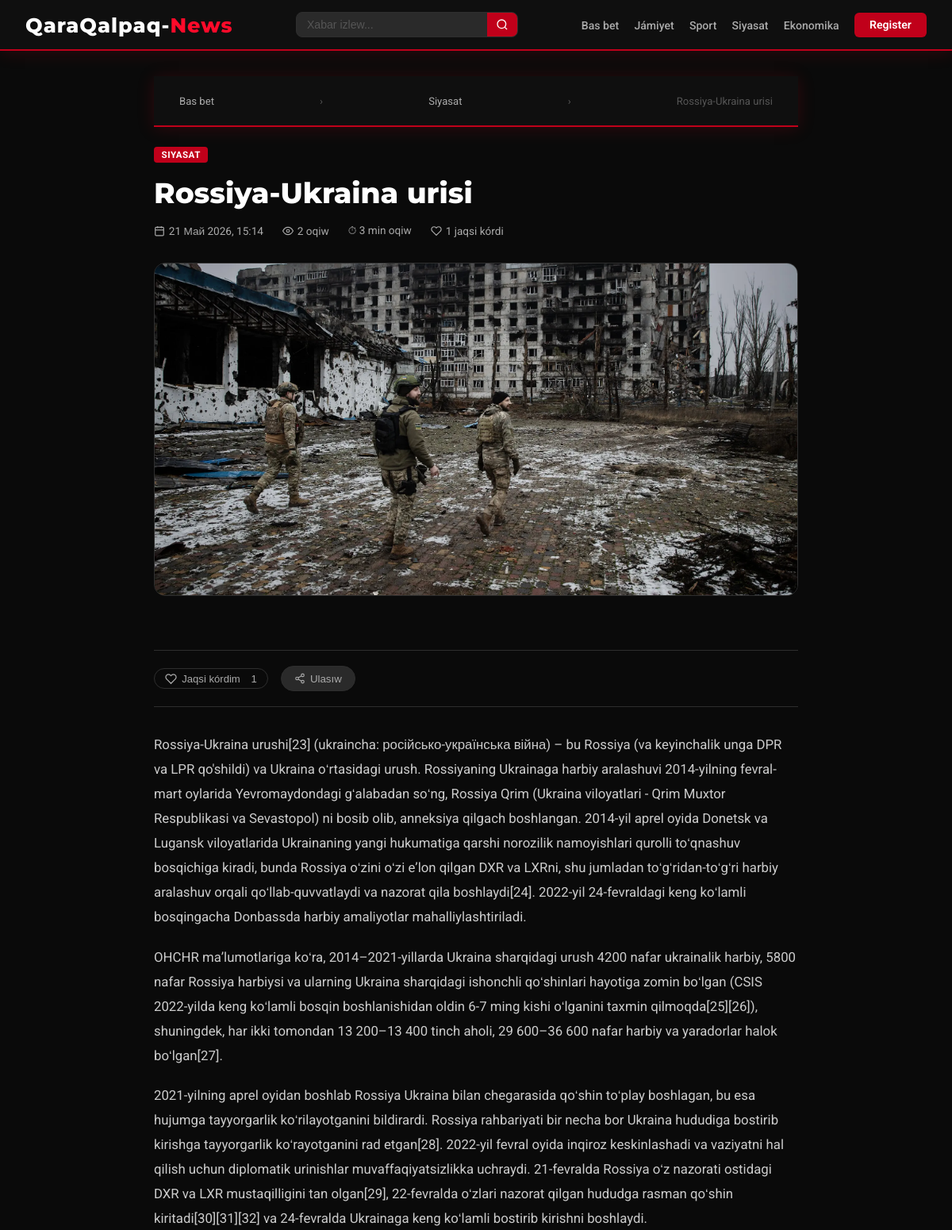
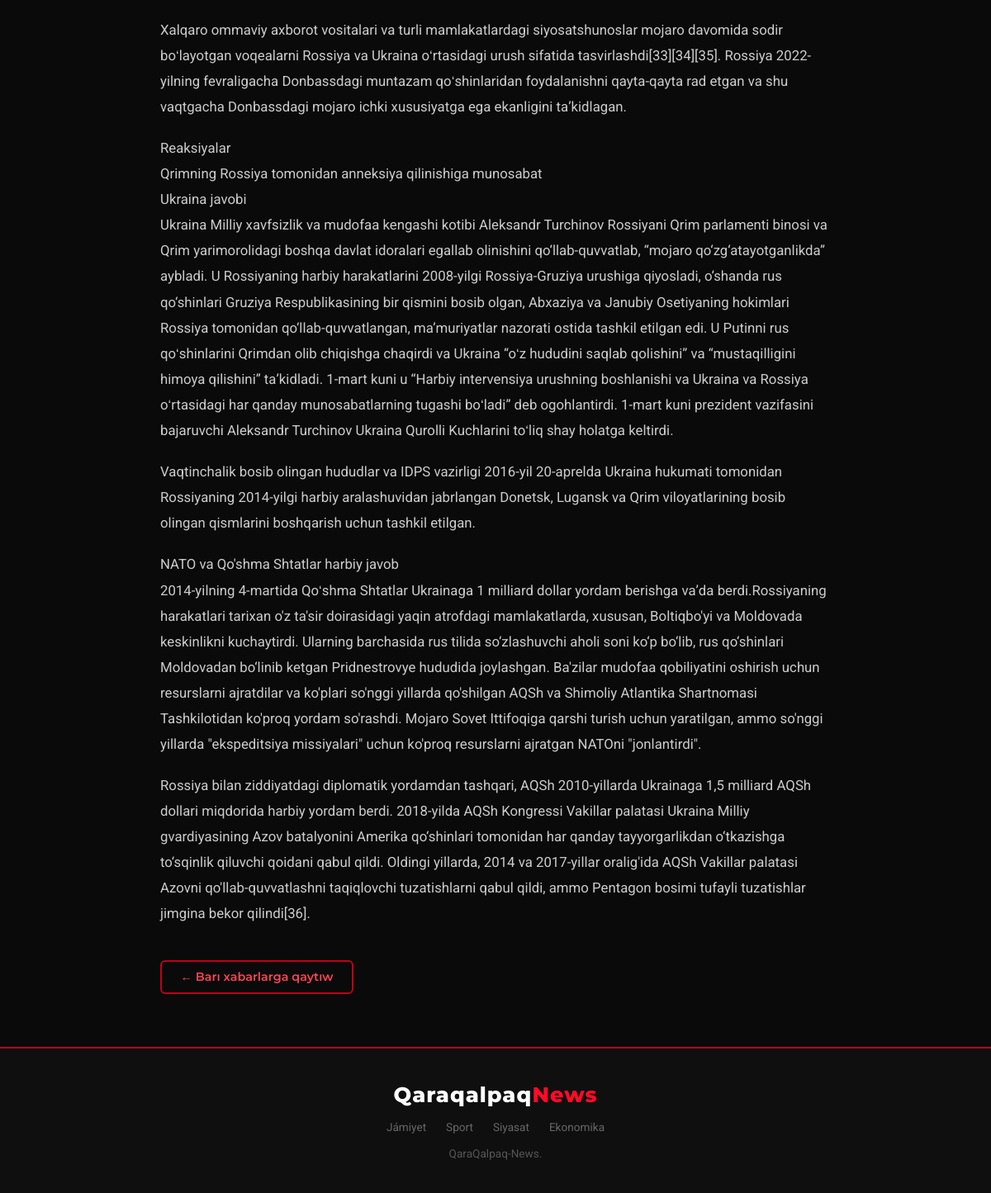
The app's page /article/1/ with its own data (2 pictures, top to bottom).
### main/models.py (models this page shows, shortened)
class Article(models.Model):
    CATEGORY_CHOICES = [
        ('jamisyet', 'Jámiyet'),
        ('siyasat', 'Siyasat'),
        ('ekonomika', 'Ekonomika'),
        ('sport', 'Sport'),
        ('madeniyat', 'Mádeniyat'),
        ('siyahat', 'Siyahat'),
    ]
    title = models.CharField(max_length=300)
    content = models.TextField()
    image = models.ImageField(upload_to='articles/', blank=True, null=True)
    category = models.CharField(max_length=50, choices=CATEGORY_CHOICES, default='jamisyet')
    created_at = models.DateTimeField(auto_now_add=True)
    views = models.PositiveIntegerField(default=0)
    likes = models.ManyToManyField(User, related_name='liked_articles', blank=True)
    class Meta:
        ordering = ['-created_at']
    @property
    def like_count(self):
        return self.likes.count()
    @property
    def read_time(self):
        word_count = len(self.content.split())
        minutes = max(1, round(word_count / 200))
        return minutes

### main/views.py (the view)
# urls.py: path('article/<int:pk>/', views.article_detail, name='article_detail'),
def article_detail(request, pk):
    article = get_object_or_404(Article, pk=pk)
    article.views += 1
    article.save()
    user_liked = request.user.is_authenticated and article.likes.filter(pk=request.user.pk).exists()
    related = Article.objects.filter(category=article.category).exclude(pk=pk)[:3]
    return render(request, 'main/article_detail.html', {
        'article': article,
        'user_liked': user_liked,
        'related': related,
    })

### templates/main/article_detail.html (shortened to what this page needs)
{% extends 'main/base.html' %}
{% load static %}
{% block content %}
<main class="maqola-bet">
  <nav class="breadcrumb">
    <a href="{% url 'home' %}">Bas bet</a>
    <span>›</span>
    <a href="{% url 'home' %}?category={{ article.category }}">{{ article.get_category_display }}</a>
    <span>›</span>
    <span>{{ article.title|truncatewords:6 }}</span>
  </nav>
  <div class="maqola-bash">
    <span class="kategoriya">{{ article.get_category_display }}</span>
    <h1>{{ article.title }}</h1>
    <div class="maqola-meta">
      <span>
        <svg width="14" height="14" viewBox="0 0 24 24" fill="none" stroke="currentColor" stroke-width="2">
          <rect x="3" y="4" width="18" height="18" rx="2"/><line x1="16" y1="2" x2="16" y2="6"/>
          <line x1="8" y1="2" x2="8" y2="6"/><line x1="3" y1="10" x2="21" y2="10"/>
        </svg>
        {{ article.created_at|date:"d M Y, H:i" }}
      </span>
      <span>
        <svg width="14" height="14" viewBox="0 0 24 24" fill="none" stroke="currentColor" stroke-width="2">
          <path d="M1 12s4-8 11-8 11 8 11 8-4 8-11 8-11-8-11-8z"/><circle cx="12" cy="12" r="3"/>
        </svg>
        {{ article.views }} oqiw
      </span>
      <span>⏱ {{ article.read_time }} min oqiw</span>
      <span>
        <svg width="14" height="14" viewBox="0 0 24 24" fill="none" stroke="currentColor" stroke-width="2">
          <path d="M20.84 4.61a5.5 5.5 0 0 0-7.78 0L12 5.67l-1.06-1.06a5.5 5.5 0 0 0-7.78 7.78l1.06 1.06L12 21.23l7.78-7.78 1.06-1.06a5.5 5.5 0 0 0 0-7.78z"/>
        </svg>
        {{ article.like_count }} jaqsi kórdi
      </span>
    </div>
  </div>
  {% if article.image %}
    <img src="{{ article.image.url }}" alt="{{ article.title }}" class="maqola-rasm">
  {% else %}
    <img src="https://placehold.co/860x420/1a0005/ff4455?text={{ article.get_category_display }}" alt="{{ article.title }}" class="maqola-rasm">
  {% endif %}
  <div class="maqola-harakatlar">
    <button
      class="like-tugma {% if user_liked %}liked{% endif %}"
      data-url="{% url 'toggle_like' article.pk %}"
      data-loggedin="{{ user.is_authenticated|yesno:'true,false' }}"
    >
      <svg xmlns="http://www.w3.org/2000/svg" viewBox="0 0 24 24" fill="none" stroke="currentColor" stroke-width="2">
        <path d="M20.84 4.61a5.5 5.5 0 0 0-7.78 0L12 5.67l-1.06-1.06a5.5 5.5 0 0 0-7.78 7.78l1.06 1.06L12 21.23l7.78-7.78 1.06-1.06a5.5 5.5 0 0 0 0-7.78z"/>
      </svg>
      Jaqsi kórdim &nbsp;<span class="like-sanoq">{{ article.like_count }}</span>
    </button>
    <button class="ulashish-tugma" id="ulashBtn">
      <svg width="14" height="14" viewBox="0 0 24 24" fill="none" stroke="currentColor" stroke-width="2">
        <circle cx="18" cy="5" r="3"/><circle cx="6" cy="12" r="3"/><circle cx="18" cy="19" r="3"/>
        <line x1="8.59" y1="13.51" x2="15.42" y2="17.49"/><line x1="15.41" y1="6.51" x2="8.59" y2="10.49"/>
      </svg>
      Ulasıw
    </button>
  </div>
  <div class="maqola-matn">
    {{ article.content|linebreaks }}
  </div>
  <div style="margin-top:2.5rem;">
    <a href="{% url 'home' %}" class="btn btn-outline">← Barı xabarlarga qaytıw</a>
  </div>
</main>
{% endblock %}

### static/css/style.css (style rules this page uses)
:root { --qara: #0a0a0a; --qizil: #c0001a; --qizil-yorqin: #ff0a2a; --qizil-och: #ff4455; --aq: #ffffff; --kul: #1a1a1a; --kul-yorqin: #2a2a2a; --kul-matn: #aaaaaa; --chegara: #2e2e2e; --shadow: 0 8px 32px rgba(192,0,26,0.3); }
* { margin: 0; padding: 0; box-sizing: border-box; }
body { font-family: 'Roboto', sans-serif; background-color: var(--qara); color: var(--aq); min-height: 100vh; }
a { text-decoration: none; color: inherit; }
img { max-width: 100%; }
nav { background: #0f0f0f; border-bottom: 2px solid var(--qizil); padding: 0 2rem; display: flex; align-items: center; justify-content: space-between; gap: 1rem; height: 64px; position: sticky; top: 0; z-index: 100; box-shadow: 0 2px 20px rgba(192,0,26,0.2); }
.btn { display: inline-block; padding: 0.6rem 1.4rem; border-radius: 6px; font-family: 'Montserrat', sans-serif; font-weight: 600; font-size: 0.9rem; cursor: pointer; border: none; transition: all 0.2s; }
.btn-outline { background: transparent; color: var(--qizil-och); border: 2px solid var(--qizil); }
.kategoriya { display: inline-block; background: var(--qizil); color: var(--aq); font-size: 0.72rem; font-weight: 700; padding: 0.2rem 0.6rem; border-radius: 4px; text-transform: uppercase; letter-spacing: 0.5px; margin-bottom: 0.7rem; }
.like-tugma { display: flex; align-items: center; gap: 0.4rem; background: none; border: 1px solid var(--chegara); color: var(--kul-matn); padding: 0.3rem 0.8rem; border-radius: 20px; cursor: pointer; font-size: 0.82rem; transition: all 0.2s; }
.like-tugma svg { width: 15px; height: 15px; transition: transform 0.2s; }
.maqola-bet { max-width: 860px; margin: 2rem auto; padding: 0 1.5rem; }
.breadcrumb { display: flex; align-items: center; gap: 0.5rem; font-size: 0.82rem; color: var(--kul-matn); margin-bottom: 1.5rem; flex-wrap: wrap; }
.breadcrumb span { color: #555; }
.maqola-bet .maqola-bash { margin-bottom: 2rem; }
.maqola-bet .maqola-bash .kategoriya { margin-bottom: 1rem; }
.maqola-bet h1 { font-family: 'Montserrat', sans-serif; font-size: clamp(1.6rem, 3vw, 2.4rem); font-weight: 800; line-height: 1.25; margin-bottom: 1rem; }
.maqola-meta { display: flex; align-items: center; gap: 1.5rem; color: var(--kul-matn); font-size: 0.85rem; margin-bottom: 1.5rem; flex-wrap: wrap; }
.maqola-meta span { display: flex; align-items: center; gap: 0.3rem; }
.maqola-rasm { width: 100%; height: 420px; object-fit: cover; border-radius: 14px; margin-bottom: 2rem; border: 1px solid var(--chegara); }
.maqola-matn { font-size: 1.05rem; line-height: 1.85; color: #ccc; }
.maqola-matn p { margin-bottom: 1.2rem; }
.maqola-harakatlar { display: flex; align-items: center; gap: 1rem; margin: 2rem 0; padding: 1.2rem 0; border-top: 1px solid var(--chegara); border-bottom: 1px solid var(--chegara); }
.ulashish-tugma { display: flex; align-items: center; gap: 0.4rem; background: var(--kul-yorqin); border: 1px solid var(--chegara); color: var(--kul-matn); padding: 0.45rem 1rem; border-radius: 20px; cursor: pointer; font-size: 0.83rem; transition: all 0.2s; }

### records on screen
Article: category "Siyasat", title "Rossiya-Ukraina urisi", category "SIYASAT", created_at "21 Май 2026, 15:14", views "2", read_time "3", like_count "1", image (picture), content "Rossiya-Ukraina urushi[23] (ukraincha: російсько-українська війна) – bu Rossiya (va keyinchalik unga DPR va LPR qo'shildi) va Ukraina oʻrtasidagi urush. Rossiyaning Ukrainaga harbiy aralashuvi 2014-yilning fevral-mart oylarida Yevromaydondagi gʻalabadan soʻng, Rossiya Qrim (Ukraina viloyatlari - Qrim Muxtor Respublikasi va Sevastopol) ni bosib olib, anneksiya qilgach boshlangan. 2014-yil aprel oyida Donetsk va Lugansk viloyatlarida Ukrainaning yangi hukumatiga qarshi norozilik namoyishlari qurolli toʻqnashuv bosqichiga kiradi, bunda Rossiya oʻzini oʻzi eʼlon qilgan DXR va LXRni, shu jumladan toʻgʻridan-toʻgʻri harbiy aralashuv orqali qoʻllab-quvvatlaydi va nazorat qila boshlaydi[24].…"
